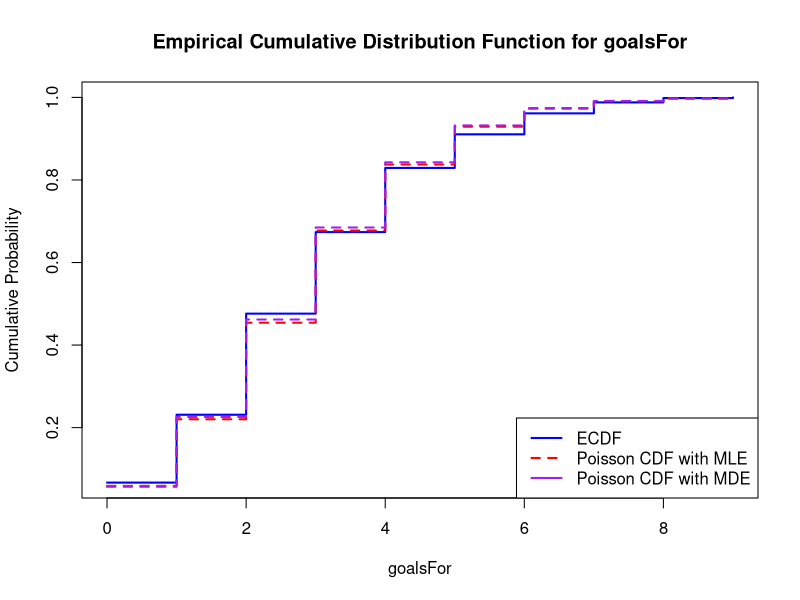

Reproduce this figure in R.

par(mfrow = c(1, 1))
# Function to check convergence between two theta values
# based on absolute or relative tolerance level
testConvergence <- function(thetaNew, thetaOld, tolerance = 1e-10, relative = FALSE) {
  # Check if the difference is within the tolerance level, return TRUE if converged
  sum(abs(thetaNew - thetaOld)) < if (relative)
    tolerance * sum(abs(thetaOld)) else tolerance
}

# Function to compute the Empirical Cumulative Distribution Function (ECDF)
# for a given vector y
ecdf <- function(y) {
  n <- length(y)
  ecdf_val <- numeric(n)  # Initialize an empty vector for ECDF values
  # Calculate ECDF at each point by averaging indicator values
  for (i in 1:length(y)) {
    a <- ifelse(y <= y[i], 1, 0)
    mn <- mean(a)
    ecdf_val[i] <- mn
  }
  return(ecdf_val)
}

# Factory function to create psi and psi' (psi prime) functions
# used for minimum distance estimation (MDE) based on Cramér-von Mises criterion
createMDEPsiFns <- function(y) {
  n <- length(y)
  ecdf_v <- ecdf(y)  # Calculate ECDF values for y
  
  # Define psi function based on theta
  psi <- function(theta) {
    poisson_cdf <- ppois(y, theta)
    poisson_m1 <- ppois(y - 1, theta)  # CDF shifted by 1 for calculating derivative
    # Sum of squared differences between empirical and theoretical CDFs
    (2 / n) * sum((poisson_cdf - ecdf_v) * (poisson_m1 - poisson_cdf))
  }
  
  # Define psiPrime function, the derivative of psi, used in Newton's method
  psiPrime <- function(theta) {
    poisson_cdf <- ppois(y, theta)
    poisson_m1 <- ppois(y - 1, theta)
    poisson_m2 <- ppois(y - 2, theta)
    
    # Second-order difference to approximate the derivative
    (2 / n) * sum((poisson_m1 - poisson_cdf)^2 + 
                  (poisson_cdf - ecdf_v) * (poisson_m2 - 2 * poisson_m1 + poisson_cdf))
  }
  
  # Return a list with both psi and psiPrime functions
  list(psi = psi, psiPrime = psiPrime)
}

# Newton's method function to estimate theta for given psi functions
Newton <- function(theta = 0,
                   psiFn, 
                   psiPrimeFn, 
                   testConvergenceFn = testConvergence,
                   maxIterations = 100, 
                   tolerance = 1E-6,    
                   relative = FALSE) {

  converged <- FALSE
  i <- 0
  # Iterate until convergence or maximum iterations
  while (!converged & i <= maxIterations) {
    
    # Update theta value using Newton's update rule
    thetaNew <- theta - psiFn(theta) / psiPrimeFn(theta)
    
    # Check for convergence based on the testConvergence function
    converged <- testConvergenceFn(thetaNew, theta,
                                   tolerance = tolerance,
                                   relative = relative)
    theta <- thetaNew
    i <- i + 1
  }
  # Return results in a list
  list(theta = theta,
       converged = converged,
       iteration = i,
       fnValue = psiFn(theta)
  )
} 

# Load the dataset
edm_data <- read.csv("data/EDM.csv", 
                     header = TRUE, stringsAsFactors = TRUE)

# Filter data for "all" situations only
new_edm <- subset(edm_data, situation == "all")
gF <- new_edm$goalsFor  # Extract 'goalsFor' column for analysis

# Maximum Likelihood Estimation (MLE) for theta
theta_mle <- mean(gF)

# Generate psi and psiPrime functions using the createMDEPsiFns factory function
psis <- createMDEPsiFns(gF)

# Estimate theta using Newton's method, starting from MLE
result <- Newton(theta = theta_mle, psiFn = psis$psi, psiPrimeFn = psis$psiPrime)

# Sort 'goalsFor' data and calculate ECDF for plotting
sort_gF <- sort(gF)
ecdf_v <- ecdf(sort_gF)

# Plot ECDF of 'goalsFor' data
plot(sort_gF, ecdf_v, type = "s", 
     main = "Empirical Cumulative Distribution Function for goalsFor",
     xlab = "goalsFor", ylab = "Cumulative Probability",
     col = "blue", lwd = 2)

# Recalculate MLE and calculate MDE from the Newton's method result
theta_mle <- mean(gF)
theta_mde <- result$theta

# Calculate Poisson CDFs based on MLE and MDE theta values
p_cdf <- ppois(sort_gF, lambda = theta_mle)     # CDF using MLE
p_cdfmde <- ppois(sort_gF, lambda = theta_mde)  # CDF using MDE

# Overlay the Poisson CDFs on the ECDF plot
lines(sort_gF, p_cdf, type = "s", col = "red", lwd = 2, lty = 2)       # MLE line
lines(sort_gF, p_cdfmde, type = "s", col = "purple", lwd = 2, lty = 2) # MDE line

# Add legend to distinguish between ECDF, MLE, and MDE lines
legend("bottomright", legend = c("ECDF", "Poisson CDF with MLE", "Poisson CDF with MDE"), 
       col = c("blue", "red", "purple"), lwd = 2, lty = c(1, 2))


# Conclusion:
# The poisson models are all somewhat similar in shape with some minor differences. 
# The MLE and MDE both seem to fit data well but when you look a bit closer the MLE
# seems to be slightly closer to the ECDF shape. 